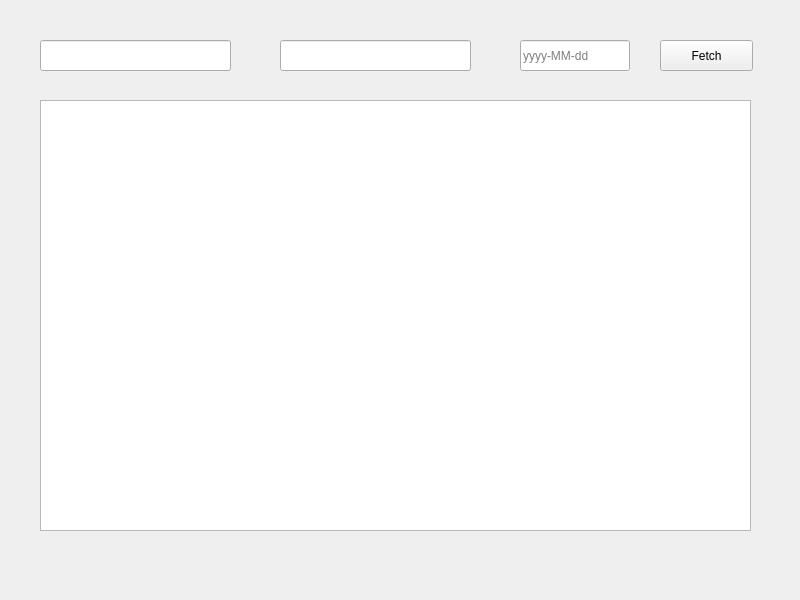
<?xml version="1.0" encoding="UTF-8"?>
<ui version="4.0">
 <class>MainWindow</class>
 <widget class="QWidget" name="MainWindow">
  <property name="geometry">
   <rect>
    <x>0</x>
    <y>0</y>
    <width>800</width>
    <height>600</height>
   </rect>
  </property>
  <property name="windowTitle">
   <string>Train Schedule</string>
  </property>
  <widget class="QWidget" name="centralwidget" native="true">
   <property name="geometry">
    <rect>
     <x>0</x>
     <y>0</y>
     <width>793</width>
     <height>571</height>
    </rect>
   </property>
   <widget class="QLineEdit" name="fromStationLineEdit">
    <property name="geometry">
     <rect>
      <x>40</x>
      <y>40</y>
      <width>191</width>
      <height>31</height>
     </rect>
    </property>
   </widget>
   <widget class="QLineEdit" name="toStationLineEdit">
    <property name="geometry">
     <rect>
      <x>280</x>
      <y>40</y>
      <width>191</width>
      <height>31</height>
     </rect>
    </property>
   </widget>
   <widget class="QLineEdit" name="dateLineEdit">
    <property name="geometry">
     <rect>
      <x>520</x>
      <y>40</y>
      <width>110</width>
      <height>31</height>
     </rect>
    </property>
    <property name="placeholderText">
     <string>yyyy-MM-dd</string>
    </property>
   </widget>
   <widget class="QPushButton" name="fetchButton">
    <property name="geometry">
     <rect>
      <x>660</x>
      <y>40</y>
      <width>93</width>
      <height>31</height>
     </rect>
    </property>
    <property name="text">
     <string>Fetch</string>
    </property>
   </widget>
   <widget class="QTableWidget" name="tableWidget">
    <property name="geometry">
     <rect>
      <x>40</x>
      <y>100</y>
      <width>711</width>
      <height>431</height>
     </rect>
    </property>
   </widget>
  </widget>
 </widget>
 <resources/>
 <connections/>
</ui>
